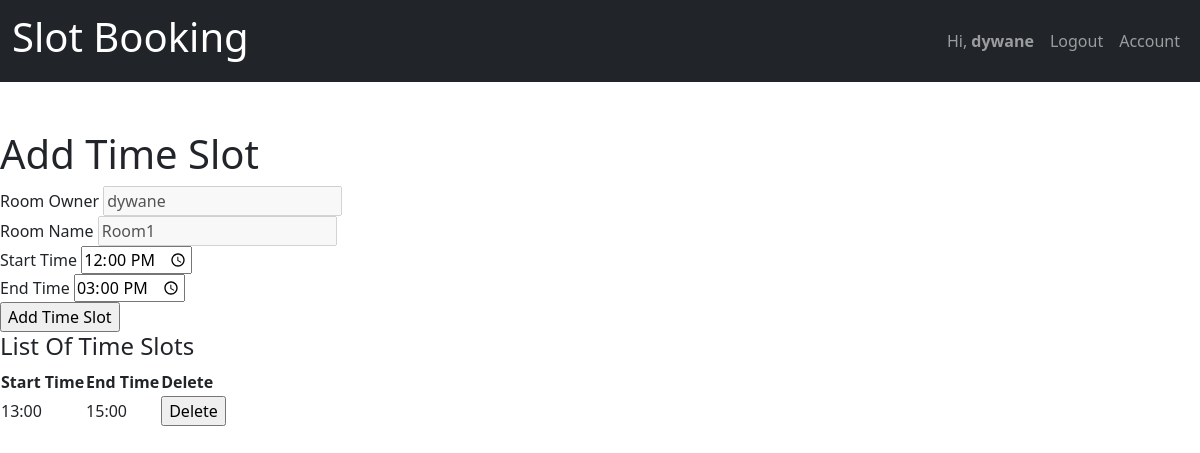
The app's page /manager/create-room/time-slot/f4ba211cf7a2408abad187db4421b4f8/ (signed in) with its own data.
### account/models.py (models this page shows)
class CustomUser(AbstractUser):
    phone_regex = RegexValidator(regex=r'\d{9,10}$',message='Phone number in format 9999999999. Upto 10 digits')
    is_customer = models.BooleanField(default=False)
    is_manager = models.BooleanField(default=False)
    phone = models.CharField(validators=[phone_regex],max_length=10,null = False,unique=True)

### manager/models.py (models this page shows, shortened)
class Rooms(models.Model):
    id = models.UUIDField(primary_key=True, default=uuid.uuid4, editable=False)
    room_owner = models.ForeignKey(CustomUser, on_delete=models.CASCADE)
    room_name = models.CharField(max_length=10, null=False)
    class Meta:
        unique_together = ('room_owner', 'room_name')
    def __str__(self):
        return self.room_name

class TimeSlot(models.Model):
    id = models.UUIDField(primary_key=True, default=uuid.uuid4, editable=False)
    room_id = models.ForeignKey(Rooms, on_delete=models.CASCADE)
    slot_owner = models.ForeignKey(CustomUser, on_delete=models.CASCADE)
    start_time = models.TimeField(null=False)
    end_time = models.TimeField(null=False)
    class Meta:
        unique_together = ('room_id','start_time','end_time')

### manager/decorators.py (the view)
        def wrap(request,*args,**kwargs):
            if request.user.is_manager:
                return view_func(request,*args,**kwargs)
            else:
                raise PermissionDenied

### manager/forms.py
class TimeSlotForm(ModelForm):
    class Meta:
        model = TimeSlot
        fields = ('start_time', 'end_time',)

### manager/views.py (called while the page is built, shortened)
@login_required
@role_required(allowed=['manager'])
def addTimeSlot(request,pk):
    user = request.user
    form = TimeSlotForm()
    room_name = Rooms.objects.get(id=pk)
    ts = TimeSlot.objects.filter(slot_owner=request.user,
                                  room_id=Rooms.objects.get(id=pk))
    context={'form':form , 'ts':ts,'room_name':room_name}
    return render(request,'manager/add_time_slot.html',context)

### manager/templates/manager/add_time_slot.html (shortened to what this page needs)
{% extends 'basic.html' %}
{%block content%}
<div>
    <h1>Add Time Slot</h1>
    <div>
        <form method="POST" action="">
            <div><label>Room Owner </label>
                <input type="text" name="room_owner" value="{{user.username}}" disabled/></div>
            <div><label>Room Name </label>
                <input type="text" name="room_name" value="{{room_name}}" disabled/></div>
            <div><label>Start Time</label>
                <input type="time" name="start_time" value="12:00" required/></div>
            <div><label>End Time</label>
                <input type="time" name="end_time" value="15:00" required/></div>
            <input type="submit" value="Add Time Slot"> </input>
        </form>
    </div>
    <h4> List Of Time Slots </h4>
    {% if ts %}
    <table>
        <thread>
            <tr>
                <th>Start Time</th>
                <th>End Time</th>
                <th>Delete</th>
              </tr>
        </thread>
        <tbody>
        {% for x in ts %}
            <tr>
                <td>{{x.start_time | time:'H:i'}}</td>
                <td>{{x.end_time | time:'H:i'}}</td>
                <td>
                    <form action="{% url 'delete_slot' x.room_id.id x.id %}" method="POST">
                        <input type="submit" value="Delete">
                    </form>
                </td>
            </tr>
        {% endfor %}
        </tbody>
        </table>
    {% else %}
        <br>
            <p>No Time Slot Available.</p>
    {% endif %}
</div>
{%endblock content%}

### templates/navbar.html (shortened to what this page needs)
<a href="/">
    <nav class="navbar navbar-expand-lg navbar-dark bg-dark mb-5">
        <div class="container-fluid">
            <a class="navbar-brand" href="/"><h1>Slot Booking</h1></a>
            <div class="collapse navbar-collapse" id="navbarSupportedContent">
                <ul class="navbar-nav ms-auto mb-2 mb-lg-0">
                    {% if request.user.is_authenticated %}
                    <li class="nav-item">
                        <a class="nav-link" aria-current="page" href="/">Hi, <strong>{{user.username}}</strong> </a>
                    </li>
                    <li class="nav-item">
                        <a class="nav-link" href="{% url 'logoutPage' %}">Logout</a>
                    </li>
                    {% if request.user.is_manager %}
                    <li class="nav-item">
                        <a class="nav-link" href="{% url 'profile_manager' %}">Account</a>
                    </li>
                    {% else %}
                    <li class="nav-item">
                        <a class="nav-link" href="{% url 'profile_client' %}">Account</a>
                    </li>
                    {% endif %}
                    {% endif %}
                </ul>
            </div>
        </div>
    </nav>
</a>

### records on screen
CustomUser: username "dywane", room_owner "dywane"
Rooms: room_name "Room1"
TimeSlot: start_time "13:00", end_time "15:00"
